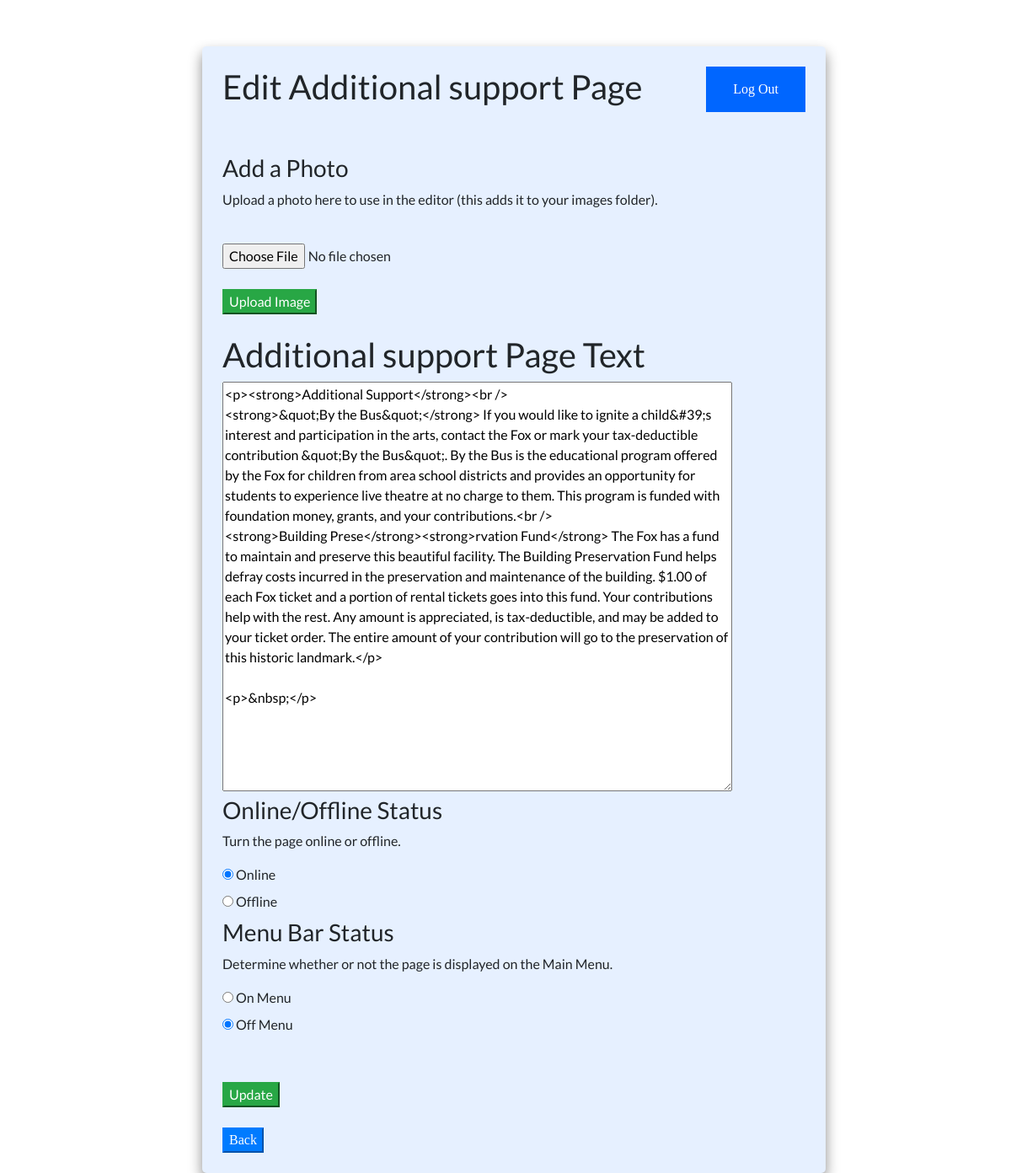
/admin/additional_support_editor.php (signed in), run on the app's committed database.
### tables this page shows
CREATE TABLE `web_content_side` (
  `page_id` int(11) NOT NULL,
  `head_title` varchar(150) NOT NULL,
  `page_content` mediumtext NOT NULL,
  `page_name` varchar(50) DEFAULT NULL,
  `category` varchar(50) NOT NULL,
  `file_value` varchar(100) DEFAULT NULL,
  `file_name` varchar(100) DEFAULT NULL,
  `online_status` tinyint(1) NOT NULL,
  `isMain` tinyint(4) DEFAULT NULL
);

### admin/data/additional_support_data.php (called while the page is built, shortened)
<?php
require_once('../database.php');
$file_value = basename(__FILE__, '.php');
$file_value = str_replace("_data", "", $file_value);
$query = 'SELECT * FROM web_content_side
                  WHERE file_value = :file_value';
$pageStatement = $db->prepare($query);
$pageStatement->bindValue(':file_value', $file_value);
$pageStatement->execute();
$pageInfo = $pageStatement->fetch();
$page_content = $pageInfo[2];
$Page_name = $pageInfo[3];
$status = $pageInfo[7];
$statusOff = "";
if ($status == 1) {
    $statusOn = "checked";
}
$menuStatus = $pageInfo[8];
$menuStatusOn = "";
if ($menuStatus == 0) {
    $menuStatusOff = "checked";
};

### admin/additional_support_editor.php (the view, shortened to what this page needs)
<!DOCTYPE html>
<html lang="en">
<head>
    <link rel="stylesheet" type="text/css" href="../css/master_styles.css" />
    <link rel="stylesheet" href="https://stackpath.bootstrapcdn.com/bootstrap/4.5.0/css/bootstrap.min.css">
    <?php
    $file_value = basename(__FILE__, '.php');
    $file_update = str_replace("_editor", "", $file_value);
    $file_value = str_replace("_editor", "_data", $file_value);
    ?>
</head>
<body class="backdrop_parallax">
    <?php require('data/' . $file_value . '.php'); ?>
    <div class="page_old_full">
        <?php require('logout_button.php'); ?>
        <div class="text">
            <h1>Edit <?php echo ($Page_name) ?> Page</h1>
        </div>
        <br />
        <br />
        <form onsubmit="return confirm('Warning: Anything not updated will be lost!')" action="upload.php" method="post" enctype="multipart/form-data">
            <h3>Add a Photo</h3>
            <p>Upload a photo here to use in the editor (this adds it to your images folder).</p><br />
            <input type="file" name="fileToUpload" id="fileToUpload"><br />
            <br /><input type="submit" class="btn-success" value="Upload Image" name="submit"><br /><br />
        </form>
        <form method="POST" action=<?php echo ('updates/' . $file_update . '_update.php'); ?>>
            <div class="text">
                <h1><?php echo ($Page_name) ?> Page Text</h1>
            </div>
            <textarea name="editor" rows="20" cols="70"><?php echo htmlspecialchars($page_content); ?></textarea><br />
            <div>
                <h3>Online/Offline Status</h3>
                <p>Turn the page online or offline.</p>
                <input type='radio' id='online' name='online_offline' value='online' <?php echo $statusOn; ?>>
                <label for='online'>Online</label><br />
                <input type='radio' id='offline' name='online_offline' value='offline' <?php echo $statusOff; ?>>
                <label for='offline'>Offline</label>
            </div>
            <div>
                <h3>Menu Bar Status</h3>
                <p>Determine whether or not the page is displayed on the Main Menu.</p>
                <input type='radio' id='isMain' name='isMain' value='on' <?php echo $menuStatusOn; ?>>
                <label for='On Menu'>On Menu</label><br />
                <input type='radio' id='isMain' name='isMain' value='off' <?php echo $menuStatusOff; ?>>
                <label for='Off Menu'>Off Menu</label>
            </div>
            <input type="hidden" value="select" name="action"><br>
            <br /><button class="btn-success">Update</button>
        </form>
        <br /><a href="select_editor.php"><button class="btn-primary">Back</button></a>
    </div>
</body>
</html>

### css/master_styles.css (style rules this page uses)
a { color: white; font-family: "Actor"; }
body { height: 100%; overflow: auto; z-index: 1; }
a { text-decoration: none; font-family: "Actor"; }
.page_old_full { background-color: #e6f0ff; margin-top: 55px; margin-left: 20%; padding: 2%; box-shadow: 0px 8px 16px #8c8c8c; border-radius: 5px; float: none; width: 740px; height: auto; font-family: "Lato"; }
.backdrop_parallax { background-image: url("../images/fox_oldstyle.jpg"); min-height: 500px; background-position: center; background-attachment: fixed; background-repeat: no-repeat; background-size: cover; }
.text { font-family: "Lato"; font-size: medium; }

### data on the page
web_content_side: page_name "Additional support", editor "<p><strong>Additional Support</strong><br /> <strong>&quot;By the Bus&quot;</strong> If you would like to ignite a child&#39;s interest and participation in the arts, contact the Fox or mark your tax-deductible contribution &quot;By the Bus&quot;. By the Bus is the educational program offered by the Fox for children from area school districts and provides an opportunity for students to experience live theatre at no charge to them. This program is funded with foundation money, grants, and your contributions.<br /> <strong>Building Prese</strong><strong>rvation Fund</strong> The Fox has a fund to maintain and preserve this beautiful facility. The Building Preservation Fund helps defray costs…"
